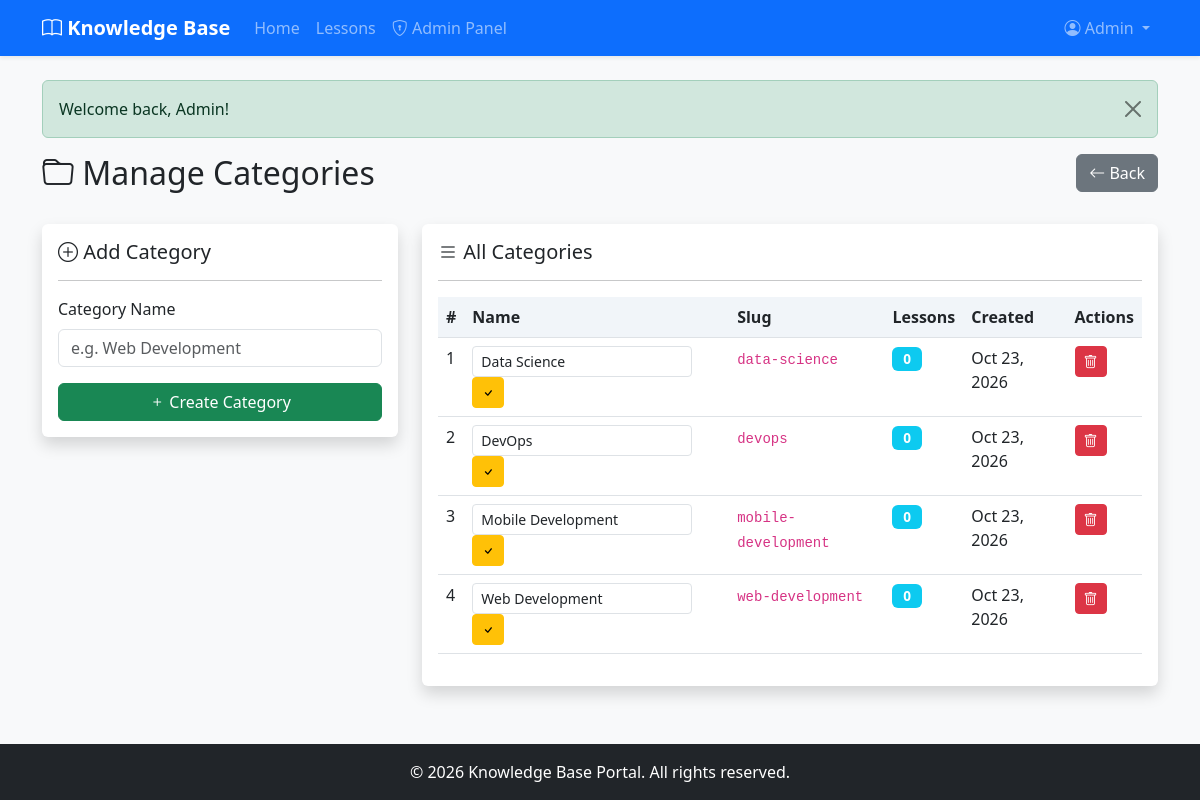
/admin/manage-categories.php (signed in), run on the app's committed database.
### tables this page shows
CREATE TABLE IF NOT EXISTS `categories` (
    `id` INT(11) UNSIGNED AUTO_INCREMENT PRIMARY KEY,
    `name` VARCHAR(100) NOT NULL,
    `slug` VARCHAR(100) NOT NULL UNIQUE,
    `created_at` TIMESTAMP DEFAULT CURRENT_TIMESTAMP
);

### admin/manage-categories.php (the view, shortened to what this page needs)
<?php
$pdo = getConnection();
$stmt = $pdo->query("
    SELECT c.*, (SELECT COUNT(*) FROM lessons l WHERE l.category_id = c.id) AS lesson_count
    FROM categories c
    ORDER BY c.name ASC
");
$categories = $stmt->fetchAll();
include __DIR__ . '/../includes/header.php';
?>
<div class="row mb-4">
    <div class="col-md-8">
        <h2><i class="bi bi-folder"></i> Manage Categories</h2>
    </div>
    <div class="col-md-4 text-end">
        <a href="<?= BASE_URL ?>/admin/dashboard.php" class="btn btn-secondary">
            <i class="bi bi-arrow-left"></i> Back
        </a>
    </div>
</div>
<div class="row">
    <div class="col-md-4 mb-4">
        <div class="card shadow">
            <div class="card-body">
                <h5 class="card-title"><i class="bi bi-plus-circle"></i> Add Category</h5>
                <hr>
                <form method="POST" action="">
                    <div class="mb-3">
                        <label for="name" class="form-label">Category Name</label>
                        <input type="text" class="form-control" id="name" name="name" required
                               placeholder="e.g. Web Development">
                    </div>
                    <button type="submit" name="create" class="btn btn-success w-100">
                        <i class="bi bi-plus"></i> Create Category
                    </button>
                </form>
            </div>
        </div>
    </div>
    <div class="col-md-8">
        <div class="card shadow">
            <div class="card-body">
                <h5 class="card-title"><i class="bi bi-list"></i> All Categories</h5>
                <hr>
                <?php if (count($categories) > 0): ?>
                    <div class="table-responsive">
                        <table class="table table-hover">
                            <thead>
                                <tr>
                                    <th>#</th>
                                    <th>Name</th>
                                    <th>Slug</th>
                                    <th>Lessons</th>
                                    <th>Created</th>
                                    <th>Actions</th>
                                </tr>
                            </thead>
                            <tbody>
                                <?php foreach ($categories as $index => $cat): ?>
                                    <tr>
                                        <td><?= $index + 1 ?></td>
                                        <td>
                                            <form method="POST" action="" style="display: inline;">
                                                <input type="text" name="name" value="<?= e($cat['name']) ?>"
                                                       class="form-control form-control-sm d-inline w-auto"
                                                       required>
                                                <button type="submit" name="edit" class="btn btn-sm btn-warning">
                                                    <i class="bi bi-check"></i>
                                                </button>
                                            </form>
                                        </td>
                                        <td><code><?= e($cat['slug']) ?></code></td>
                                        <td><span class="badge bg-info"><?= e($cat['lesson_count']) ?></span></td>
                                        <td><?= e(date('M j, Y', strtotime($cat['created_at']))) ?></td>
                                        <td>
                                            <a href="?delete=<?= e($cat['id']) ?>"
                                               class="btn btn-sm btn-danger"
                                               data-confirm="Delete category '<?= e($cat['name']) ?>'? Lessons in this category will become uncategorized."
                                               title="Delete">
                                                <i class="bi bi-trash"></i>
                                            </a>
                                        </td>
                                    </tr>
                                <?php endforeach; ?>
                            </tbody>
                        </table>
                    </div>
                <?php else: ?>
                    <div class="alert alert-info">No categories created yet.</div>
                <?php endif; ?>
            </div>
        </div>
    </div>
</div>
<?php include __DIR__ . '/../includes/footer.php'; ?>

### includes/header.php (shortened to what this page needs)
<!DOCTYPE html>
<html lang="en">
<head>
    <link href="https://cdn.jsdelivr.net/npm/bootstrap@5.3.0/dist/css/bootstrap.min.css" rel="stylesheet">
    <link href="https://cdn.jsdelivr.net/npm/bootstrap-icons@1.10.0/font/bootstrap-icons.css" rel="stylesheet">
    <link href="<?= BASE_URL ?>/assets/css/style.css" rel="stylesheet">
</head>
<body>
<nav class="navbar navbar-expand-lg navbar-dark bg-primary shadow-sm">
    <div class="container">
        <a class="navbar-brand fw-bold" href="<?= BASE_URL ?>/index.php">
            <i class="bi bi-book"></i> Knowledge Base
        </a>
        <div class="collapse navbar-collapse" id="navbarNav">
            <ul class="navbar-nav me-auto">
                <li class="nav-item">
                    <a class="nav-link" href="<?= BASE_URL ?>/index.php">Home</a>
                </li>
                <li class="nav-item">
                    <a class="nav-link" href="<?= BASE_URL ?>/lessons/index.php">Lessons</a>
                </li>
                <?php if (isLoggedIn()): ?>
                    <?php if (hasRole('admin')): ?>
                        <li class="nav-item">
                            <a class="nav-link" href="<?= BASE_URL ?>/admin/dashboard.php">
                                <i class="bi bi-shield-lock"></i> Admin Panel
                            </a>
                        </li>
                    <?php endif; ?>
                <?php endif; ?>
            </ul>
            <ul class="navbar-nav">
                <?php if (isLoggedIn()): ?>
                    <li class="nav-item dropdown">
                        <a class="nav-link dropdown-toggle" href="#" id="userDropdown" role="button" data-bs-toggle="dropdown">
                            <i class="bi bi-person-circle"></i>
                            <?= e($_SESSION['user_name'] ?? 'User') ?>
                        </a>
                    </li>
                <?php endif; ?>
            </ul>
        </div>
    </div>
</nav>
<div class="container mt-4">
    <?php displayFlashMessage(); ?>

### includes/functions.php (shortened to what this page needs)
<?php
function e($data): string
{
    return htmlspecialchars($data, ENT_QUOTES, 'UTF-8');
}
function isLoggedIn(): bool
{
    return isset($_SESSION['user_id']);
}
function hasRole(string $role): bool
{
    return isset($_SESSION['user_role']) && $_SESSION['user_role'] === $role;
}
function displayFlashMessage(): void
{
    if (isset($_SESSION['flash_message'])) {
        $msg = $_SESSION['flash_message'];
        $type = $msg['type'] ?? 'info';
        $text = $msg['text'] ?? '';
        echo '<div class="alert alert-' . e($type) . ' alert-dismissible fade show" role="alert">';
        echo e($text);
        echo '<button type="button" class="btn-close" data-bs-dismiss="alert"></button>';
        echo '</div>';
    }
}

### includes/footer.php (shortened to what this page needs)
    </div>
    <footer class="bg-dark text-white text-center py-3 mt-5">
        <div class="container">
            <p class="mb-0">&copy; <?= date('Y') ?> Knowledge Base Portal. All rights reserved.</p>
        </div>
    </footer>
</body>
</html>

### assets/css/style.css (style rules this page uses)
body { background-color: #f8f9fa; font-family: 'Segoe UI', Tahoma, Geneva, Verdana, sans-serif; min-height: 100vh; display: flex; flex-direction: column; }
.container { flex: 1; }
.card { border: none; box-shadow: 0 2px 10px rgba(0, 0, 0, 0.08); transition: transform 0.2s ease, box-shadow 0.2s ease; }
.badge { font-size: 0.85rem; padding: 0.4em 0.8em; }
.table th { background-color: #f1f5f9; font-weight: 600; }

### data on the page
categories: name "Data Science", slug "data-science", lesson_count "0", created_at "Oct 23, 2026"
categories: name "DevOps", slug "devops", lesson_count "0", created_at "Oct 23, 2026"
categories: name "Mobile Development", slug "mobile-development", lesson_count "0", created_at "Oct 23, 2026"
categories: name "Web Development", slug "web-development", lesson_count "0", created_at "Oct 23, 2026"

### other printed values
$_SESSION['user_name'] "Admin"
$text "Welcome back, Admin!"
